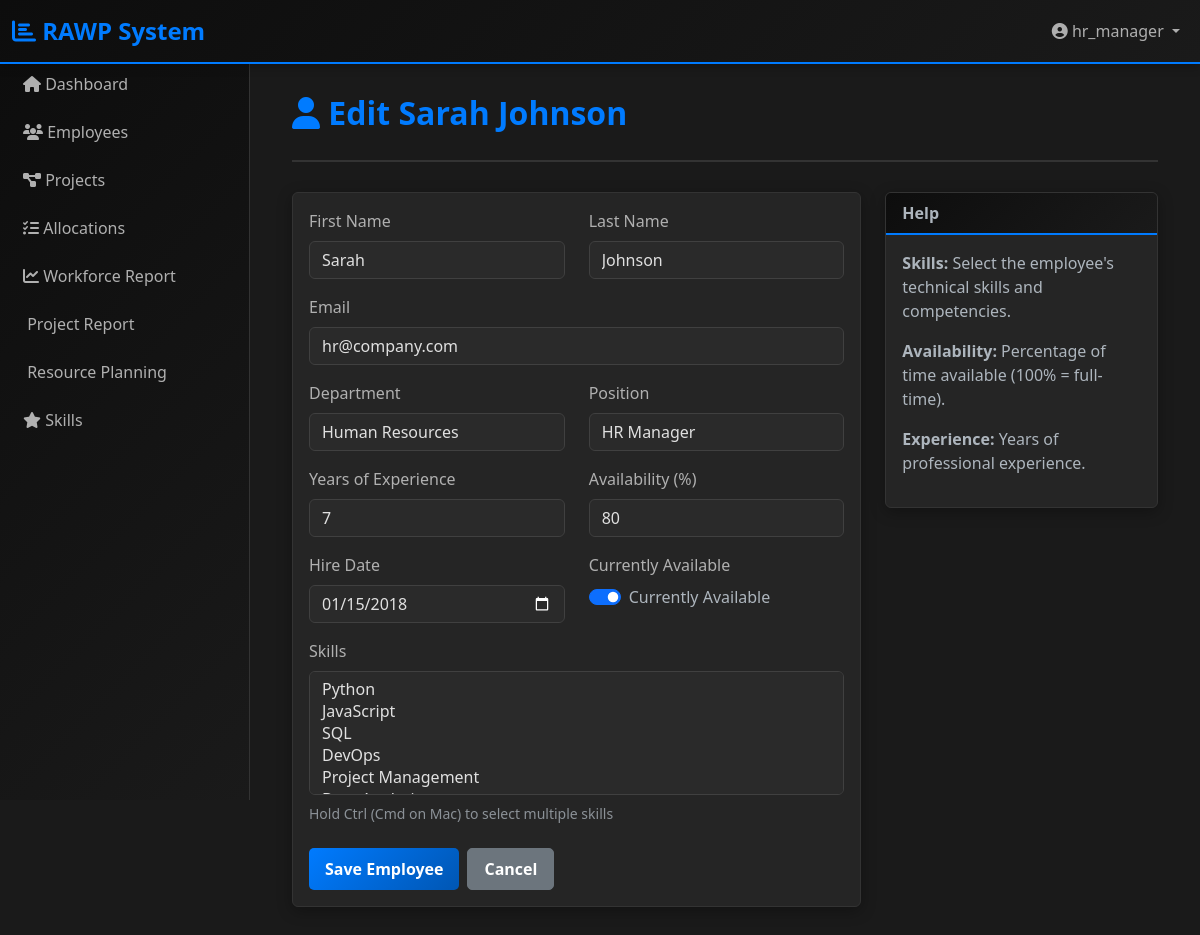
/employees/1/edit (signed in), run on the app's committed database.
### app/models.py (models this page shows, shortened)
class User(UserMixin, db.Model):
    __tablename__ = 'users'
    id = db.Column(db.Integer, primary_key=True)
    username = db.Column(db.String(80), unique=True, nullable=False)
    email = db.Column(db.String(120), unique=True, nullable=False)
    password_hash = db.Column(db.String(255), nullable=False)
    role = db.Column(db.Enum(Role), nullable=False, default=Role.EMPLOYEE)
    is_active = db.Column(db.Boolean, default=True)
    created_at = db.Column(db.DateTime, default=datetime.utcnow)
    updated_at = db.Column(db.DateTime, default=datetime.utcnow, onupdate=datetime.utcnow)
    employee = db.relationship('Employee', backref='user', uselist=False, cascade='all, delete-orphan')
    audit_logs = db.relationship('AuditLog', backref='user', lazy=True, cascade='all, delete-orphan')

class Employee(db.Model):
    __tablename__ = 'employees'
    id = db.Column(db.Integer, primary_key=True)
    user_id = db.Column(db.Integer, db.ForeignKey('users.id'), nullable=False, unique=True)
    first_name = db.Column(db.String(100), nullable=False)
    last_name = db.Column(db.String(100), nullable=False)
    email = db.Column(db.String(120), nullable=False)
    department = db.Column(db.String(100))
    position = db.Column(db.String(100))
    years_of_experience = db.Column(db.Integer, default=0)
    availability = db.Column(db.Integer, default=100)  # Percentage
    is_available = db.Column(db.Boolean, default=True)
    hire_date = db.Column(db.Date)
    created_at = db.Column(db.DateTime, default=datetime.utcnow)
    updated_at = db.Column(db.DateTime, default=datetime.utcnow, onupdate=datetime.utcnow)
    allocations = db.relationship('ResourceAllocation', backref='employee', lazy=True, cascade='all, delete-orphan')
    def get_full_name(self):
        return f"{self.first_name} {self.last_name}"

### app/routes/employees.py (the view)
@employees_bp.route('/<int:employee_id>/edit', methods=['GET', 'POST'])
@login_required
@require_role('Admin', 'HR Manager')
def edit_employee(employee_id):
    employee = Employee.query.get_or_404(employee_id)
    form = EmployeeForm()
    if form.validate_on_submit():
        try:
            old_data = {
                'first_name': employee.first_name,
                'department': employee.department,
                'availability': employee.availability
            }
            employee.first_name = form.first_name.data
            employee.last_name = form.last_name.data
            employee.email = form.email.data
            employee.department = form.department.data
            employee.position = form.position.data
            employee.years_of_experience = form.years_of_experience.data
            employee.availability = form.availability.data
            employee.is_available = form.is_available.data
            employee.hire_date = form.hire_date.data
            employee.skills.clear()
            if form.skills.data:
                skills = Skill.query.filter(Skill.id.in_(form.skills.data)).all()
                employee.skills.extend(skills)
            db.session.commit()
            log_audit('UPDATE', 'Employee', employee.id, {
                'old_data': old_data,
                'new_data': {
                    'first_name': form.first_name.data,
                    'department': form.department.data,
                    'availability': form.availability.data
                }
            })
            flash(f'Employee updated successfully!', 'success')
            return redirect(url_for('employees.view_employee', employee_id=employee.id))
        except Exception as e:
            db.session.rollback()
            flash(f'Error updating employee: {str(e)}', 'danger')
    elif request.method == 'GET':
        form.first_name.data = employee.first_name
        form.last_name.data = employee.last_name
        form.email.data = employee.email
        form.department.data = employee.department
        form.position.data = employee.position
        form.years_of_experience.data = employee.years_of_experience
        form.availability.data = employee.availability
        form.is_available.data = employee.is_available
        form.hire_date.data = employee.hire_date
        form.skills.data = [s.id for s in employee.skills]
    return render_template('employees/form.html',
                         title=f'Edit {employee.get_full_name()}',
                         form=form,
                         action='Edit',
                         employee=employee)

### app/templates/employees/form.html (shortened to what this page needs)
{% extends "base.html" %}
{% block content %}
<div class="container-fluid">
    <div class="page-header">
        <h1 class="page-title"><i class="fas fa-user"></i> {{ title }}</h1>
    </div>
    <div class="row">
        <div class="col-lg-8">
            <div class="card">
                <div class="card-body">
                    <form method="POST" novalidate>
                        <div class="row">
                            <div class="col-md-6 mb-3">
                                <label class="form-label">{{ form.first_name.label }}</label>
                                {{ form.first_name(class="form-control" + (" is-invalid" if form.first_name.errors else "")) }}
                            </div>
                            <div class="col-md-6 mb-3">
                                <label class="form-label">{{ form.last_name.label }}</label>
                                {{ form.last_name(class="form-control" + (" is-invalid" if form.last_name.errors else "")) }}
                            </div>
                        </div>
                        <div class="mb-3">
                            <label class="form-label">{{ form.email.label }}</label>
                            {{ form.email(class="form-control" + (" is-invalid" if form.email.errors else "")) }}
                        </div>
                        <div class="row">
                            <div class="col-md-6 mb-3">
                                <label class="form-label">{{ form.department.label }}</label>
                                {{ form.department(class="form-control" + (" is-invalid" if form.department.errors else "")) }}
                            </div>
                            <div class="col-md-6 mb-3">
                                <label class="form-label">{{ form.position.label }}</label>
                                {{ form.position(class="form-control" + (" is-invalid" if form.position.errors else "")) }}
                            </div>
                        </div>
                        <div class="row">
                            <div class="col-md-6 mb-3">
                                <label class="form-label">{{ form.years_of_experience.label }}</label>
                                {{ form.years_of_experience(class="form-control" + (" is-invalid" if form.years_of_experience.errors else "")) }}
                            </div>
                            <div class="col-md-6 mb-3">
                                <label class="form-label">{{ form.availability.label }}</label>
                                {{ form.availability(class="form-control" + (" is-invalid" if form.availability.errors else "")) }}
                            </div>
                        </div>
                        <div class="row">
                            <div class="col-md-6 mb-3">
                                <label class="form-label">{{ form.hire_date.label }}</label>
                                {{ form.hire_date(class="form-control" + (" is-invalid" if form.hire_date.errors else "")) }}
                            </div>
                            <div class="col-md-6 mb-3">
                                <label class="form-label d-block">{{ form.is_available.label }}</label>
                                <div class="form-check form-switch">
                                    {{ form.is_available(class="form-check-input") }}
                                    <label class="form-check-label">Currently Available</label>
                                </div>
                            </div>
                        </div>
                        <div class="mb-4">
                            <label class="form-label">{{ form.skills.label }}</label>
                            {{ form.skills(class="form-select" + (" is-invalid" if form.skills.errors else ""), size="5") }}
                            <small class="text-muted d-block mt-2">Hold Ctrl (Cmd on Mac) to select multiple skills</small>
                        </div>
                        <div class="d-flex gap-2">
                            {{ form.submit(class="btn btn-primary") }}
                            <a href="{{ url_for('employees.list_employees') }}" class="btn btn-secondary">Cancel</a>
                        </div>
                    </form>
                </div>
            </div>
        </div>
        <div class="col-lg-4">
            <div class="card">
                <div class="card-header">Help</div>
                <div class="card-body">
                    <p><strong>Skills:</strong> Select the employee's technical skills and competencies.</p>
                    <p><strong>Availability:</strong> Percentage of time available (100% = full-time).</p>
                    <p><strong>Experience:</strong> Years of professional experience.</p>
                </div>
            </div>
        </div>
    </div>
</div>
{% endblock %}

### app/templates/base.html (shortened to what this page needs)
<!DOCTYPE html>
<html lang="en">
<head>
    <link href="https://cdn.jsdelivr.net/npm/bootstrap@5.3.0/dist/css/bootstrap.min.css" rel="stylesheet">
    <link href="https://cdnjs.cloudflare.com/ajax/libs/font-awesome/6.4.0/css/all.min.css" rel="stylesheet">
</head>
<body data-bs-theme="dark">
    <nav class="navbar navbar-expand-lg sticky-top">
        <div class="container-fluid">
            <a class="navbar-brand" href="{{ url_for('main.dashboard') }}">
                <i class="fas fa-chart-bar"></i> RAWP System
            </a>
            <div class="collapse navbar-collapse" id="navbarNav">
                <ul class="navbar-nav ms-auto">
                    {% if current_user.is_authenticated %}
                    <li class="nav-item dropdown">
                        <a class="nav-link dropdown-toggle" href="#" id="userMenu" role="button" data-bs-toggle="dropdown">
                            <i class="fas fa-user-circle"></i> {{ current_user.username }}
                        </a>
                    </li>
                    {% else %}
                    <li class="nav-item">
                        <a class="nav-link" href="{{ url_for('auth.login') }}">Login</a>
                    </li>
                    {% endif %}
                </ul>
            </div>
        </div>
    </nav>
    {% if current_user.is_authenticated %}
    <div class="sidebar">
        <nav class="nav flex-column">
            <a class="nav-link" href="{{ url_for('main.dashboard') }}">
                <i class="fas fa-home"></i> Dashboard
            </a>
            {% if current_user.role.value in ['Admin', 'HR Manager', 'Project Manager', 'Top Management'] %}
            <a class="nav-link" href="{{ url_for('employees.list_employees') }}">
                <i class="fas fa-users"></i> Employees
            </a>
            {% endif %}
            {% if current_user.role.value in ['Admin', 'Project Manager', 'Top Management', 'HR Manager'] %}
            <a class="nav-link" href="{{ url_for('projects.list_projects') }}">
                <i class="fas fa-project-diagram"></i> Projects
            </a>
            {% endif %}
            {% if current_user.role.value in ['Admin', 'Project Manager', 'HR Manager', 'Top Management'] %}
            <a class="nav-link" href="{{ url_for('allocations.list_allocations') }}">
                <i class="fas fa-tasks"></i> Allocations
            </a>
            {% endif %}
            {% if current_user.role.value in ['Admin', 'Top Management', 'HR Manager', 'Project Manager'] %}
            <a class="nav-link" href="{{ url_for('main.workforce_report') }}">
                <i class="fas fa-chart-line"></i> Workforce Report
            </a>
            {% endif %}
            {% if current_user.role.value in ['Admin', 'Top Management', 'HR Manager', 'Project Manager'] %}
            <a class="nav-link" href="{{ url_for('main.project_report') }}">
                 Project Report
            </a>
            {% endif %}
            {% if current_user.role.value in ['Admin', 'Top Management', 'HR Manager', 'Project Manager'] %}
            <a class="nav-link" href="{{ url_for('main.resource_planning') }}">
                 Resource Planning
            </a>
            {% endif %}
            {% if current_user.role.value in ['Admin', 'HR Manager'] %}
            <a class="nav-link" href="{{ url_for('admin.list_skills') }}">
                <i class="fas fa-star"></i> Skills
            </a>
            {% endif %}
        </nav>
    </div>
    {% endif %}
    <div class="main-content">
        {% block content %}{% endblock %}
    </div>
</body>
</html>

### data on the page
User: username "hr_manager"
Employee: first_name "Sarah", last_name "Johnson", email "hr@company.com", department "Human Resources", position "HR Manager", years_of_experience "7", availability "80", hire_date "01/15/2018", is_available "☑"

### other printed values
{{ title }} "Edit Sarah Johnson"
